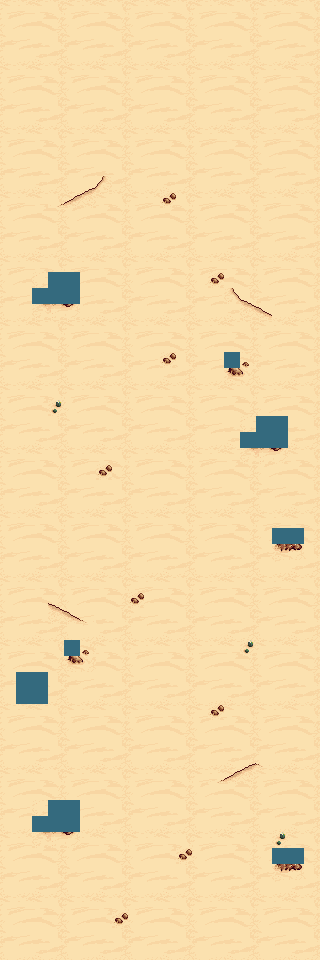

Below is a game level as drawn by its tile map, then a one-line description and the .tmx that defines it (tile-layer data replaced by summaries):
An orthogonal 20x60 tile map with 16x16 px tiles, 3 tile layers (Base, Dunes, Mask) and 3 objects (2x Entrance, Exit).

<map version="1.0" orientation="orthogonal" width="20" height="60" tilewidth="16" tileheight="16">
 <properties>
  <property name="music" value="opening" />
 </properties>
 <tileset firstgid="1" name="Desert" tilewidth="16" tileheight="16">
  <image source="../img/desert_1.png" width="208" height="384" />
 </tileset>
 <layer name="Base" width="20" height="60">
  <data>[1200 cells, 1200 non-empty, 35 distinct tile ids]</data>
 </layer>
 <layer name="Dunes" width="20" height="60">
  <data>[1200 cells, 20 non-empty, 12 distinct tile ids]</data>
 </layer>
 <objectgroup name="Objects" width="20" height="60">
  <object name="default" type="Entrance" x="153" y="774" />
  <object name="to town" type="Exit" x="1" y="2" width="320" height="16">
   <properties>
    <property name="map" value="Town" />
   </properties>
  </object>
  <object name="fromTown" type="Entrance" x="147" y="29" />
 </objectgroup>
 <layer name="Mask" width="20" height="60">
  <data>[1200 cells, 25 non-empty, 1 distinct tile ids]</data>
 </layer>
</map>
